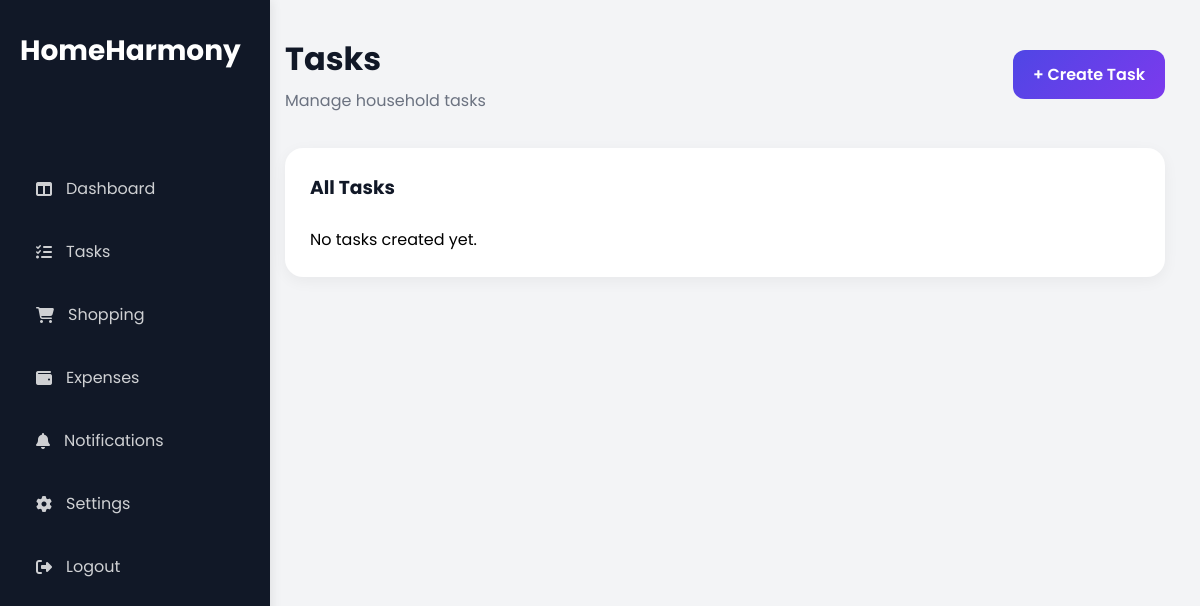
Page /tasks (signed in) on the earlier database version.
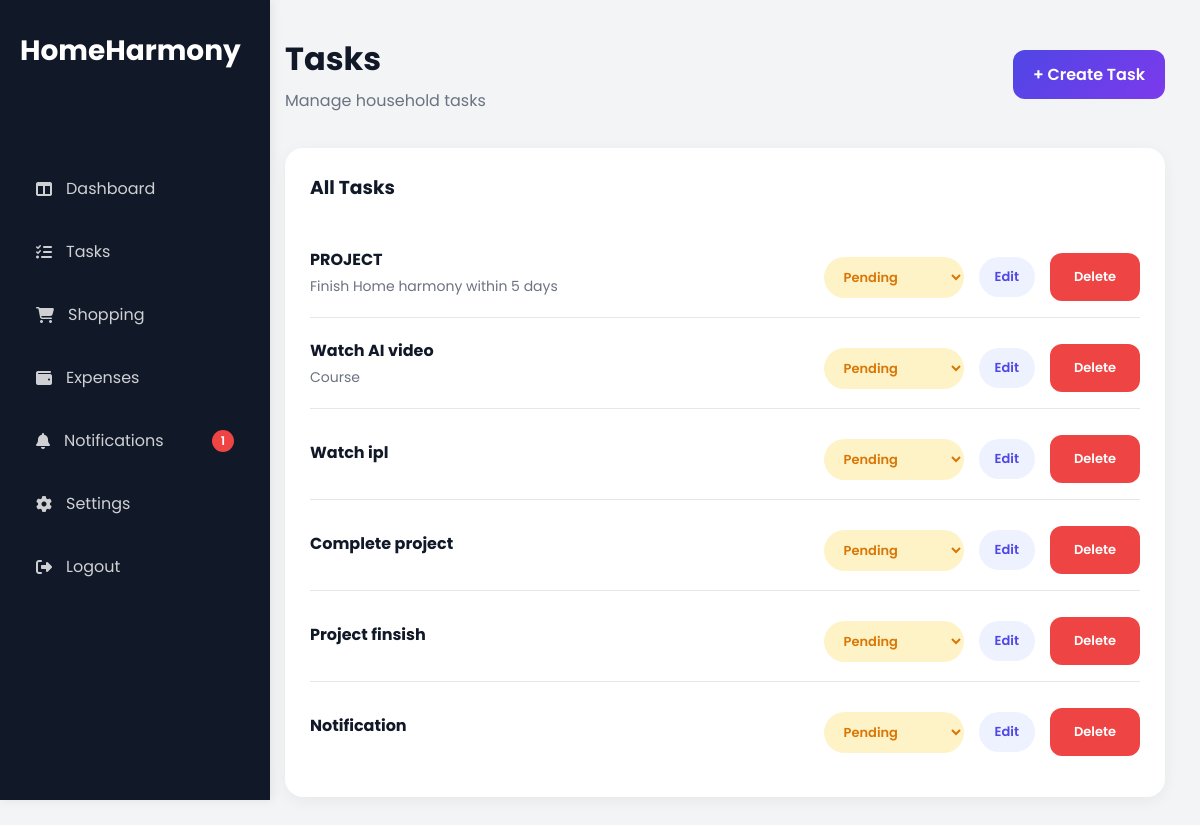
Same page on the later database version.
### app/models/task_model.py (models this page shows)
class Task(db.Model):
    __tablename__ = "tasks"
    id = db.Column(
        db.Integer,
        primary_key=True
    )
    title = db.Column(
        db.String(200),
        nullable=False
    )
    description = db.Column(
        db.Text
    )
    status = db.Column(
        db.String(30),
        default="Pending"
    )
    household_id = db.Column(
        db.Integer,
        db.ForeignKey("households.id"),
        nullable=False
    )
    assigned_to = db.Column(
        db.Integer,
        db.ForeignKey("users.id"),
        nullable=False
    )
    created_at = db.Column(
        db.DateTime,
        server_default=db.func.now()
    )
    priority = db.Column(
    db.String(20),
    default="Medium"
)

### app/tasks/routes.py (the view)
@tasks_bp.route("/tasks")
@login_required
def task_list():
    tasks = Task.query.filter_by(
        household_id=current_user.household_id
    ).all()
    return render_template(
        "tasks/task_list.html",
        tasks=tasks
    )

### app/models/user_model.py (called while the page is built)
@login_manager.user_loader
def load_user(user_id):
    return User.query.get(int(user_id))

### app/templates/tasks/task_list.html (shortened to what this page needs)
{% extends "layout/base.html" %}
{% block content %}
<div class="topbar">
    <div>
        <h1>
            Tasks
        </h1>
        <p>
            Manage household tasks
        </p>
    </div>
    <a
        href="/create-task"
        class="btn-primary">
        + Create Task
    </a>
</div>
<div class="card">
    <div class="card-header">
        <h3>
            All Tasks
        </h3>
    </div>
    {% if tasks %}
         {% for task in tasks %}
<div class="task-item">
<div>
    <h4>
        {{ task.title }}
    </h4>
    <p>
        {{ task.description }}
    </p>
</div>
<div class="task-actions">
    <form
    action="{{ url_for('tasks.update_task_status', task_id=task.id) }}"
    method="POST">
        <select
        name="status"
        class="status-select
        {% if task.status == 'Pending' %}
            pending-status
        {% elif task.status == 'In Progress' %}
            progress-status
        {% else %}
            completed-status
        {% endif %}"
        onchange="this.form.submit()">
            <option
            value="Pending"
            {% if task.status == "Pending" %}
            selected
            {% endif %}>
                Pending
            </option>
        </select>
    </form>
    <a
href="{{ url_for('tasks.edit_task',
task_id=task.id) }}"
class="edit-btn">
Edit
</a>
    <a
    href="{{ url_for('tasks.delete_task', task_id=task.id) }}"
    class="delete-btn"
    onclick="return confirm('Are you sure you want to delete this task?')">
        Delete
    </a>
</div>
</div>
{% endfor %}
    {% else %}
        <p>
            No tasks created yet.
        </p>
    {% endif %}
</div>
{% endblock %}

### app/templates/layout/base.html (shortened to what this page needs)
<!DOCTYPE html>
<html lang="en">
<head>
    <link rel="stylesheet"
        href="{{ url_for('static', filename='css/dashboard.css') }}">
    <link rel="stylesheet" href="https://cdnjs.cloudflare.com/ajax/libs/font-awesome/6.5.1/css/all.min.css">
</head>
<body>
<div class="dashboard-container">
    <aside class="sidebar" id="sidebar">
        <div class="logo-section">
            <h2>
                HomeHarmony
            </h2>
        </div>
        <nav class="nav-links">
            <a href="/dashboard">
                <i class="fa-solid fa-table-columns"></i>
                <span>
                    Dashboard
                </span>
            </a>
            {% if current_user.household_id %}
                <a href="{{ url_for('tasks.task_list') }}">
                    <i class="fa-solid fa-list-check"></i>
                    <span>Tasks</span>
                </a>
                {% else %}
                <a href="#" class="disabled-menu">
                    <i class="fa-solid fa-list-check"></i>
                    <span>Tasks</span>
                </a>
            {% endif %}
            {% if current_user.household_id %}
                <a href="{{ url_for('shopping.shopping_list') }}">
                    <i class="fa-solid fa-cart-shopping"></i>
                    <span>Shopping</span>
                </a>
                {% else %}
                <a href="#" class="disabled-menu">
                    <i class="fa-solid fa-cart-shopping"></i>
                    <span>Shopping</span>
                </a>
            {% endif %}
            {% if current_user.household_id %}
                <a href="{{ url_for('expenses.expense_list') }}">
                    <i class="fa-solid fa-wallet"></i>
                    <span>Expenses</span>
                </a>
                {% else %}
                <a href="#" class="disabled-menu">
                    <i class="fa-solid fa-wallet"></i>
                    <span>Expenses</span>
                </a>
            {% endif %}
            <a href="{{ url_for('notifications.notification_list') }}" class="notification-link">
                    <i class="fa-solid fa-bell"></i>
                    <span>
                        Notifications
                    </span>
                    {% if unread_notifications > 0 %}
                    <span class="sidebar-badge">
                        {{ unread_notifications }}
                    </span>
                    {% endif %}
            </a>
            <a href="{{ url_for('settings.settings') }}">
                <i class="fa-solid fa-gear"></i>
                <span>
                    Settings
                </span>
            </a>
            <a href="#"
                onclick="openLogoutModal()">
                    <i class="fa-solid fa-right-from-bracket"></i>
                    <span>Logout</span>
            </a>
        </nav>
    </aside>
    <main class="main-content">
        {% block content %}
        {% endblock %}
    </main>
</div>
</body>
</html>

### app/static/css/dashboard.css (style rules this page uses)
* { margin: 0; padding: 0; box-sizing: border-box; font-family: "Poppins", sans-serif; }
body { background: #f3f4f6; }
.dashboard-container { display: flex; min-height: 100vh; }
.sidebar { width: 270px; height: 100vh; position: fixed; top: 0; left: 0; background: #111827; color: white; padding: 30px 20px; display: flex; flex-direction: column; justify-content: flex-start; overflow-y: auto; z-index: 9999; box-shadow: 2px 0 10px rgba(0,0,0,0.08); }
.logo-section h2 { font-size: 28px; margin-bottom: 40px; }
.nav-links { display: flex; flex-direction: column; margin-top:50px; gap: 10px; }
.nav-links a, .logout-section a { text-decoration: none; color: rgba(255,255,255,0.8); padding: 14px 16px; border-radius: 12px; display: flex; align-items: center; gap: 14px; transition: 0.3s; }
.main-content { flex: 1; padding: 35px; margin-left: 250px; width: calc(100% - 250px); }
.topbar { display: flex; justify-content: space-between; align-items: center; margin-bottom: 35px; }
.topbar h1 { font-size: 32px; color: #111827; }
.topbar p { color: #6b7280; margin-top: 5px; }
.card { background: white; border-radius: 18px; padding: 25px; box-shadow: 0 4px 15px rgba(0,0,0,0.05); }
.card-header { display: flex; justify-content: space-between; align-items: center; margin-bottom: 25px; }
.card-header h3 { color: #111827; }
.task-item, .expense-item { display: flex; justify-content: space-between; align-items: center; padding: 16px 0; border-bottom: 1px solid #e5e7eb; }
.task-item:last-child, .expense-item:last-child { border-bottom: none; }
.task-item h4, .expense-item h4 { color: #111827; margin-bottom: 4px; }
.task-item p, .expense-item p { color: #6b7280; font-size: 14px; }
.btn-primary { text-decoration:none; padding:12px 20px; border-radius:12px; color:white; font-weight:600; background: linear-gradient( 135deg, #4f46e5, #7c3aed ); }
.task-actions { display:flex; justify-content:flex-end; gap:15px; }
.status-select { border:none; border-radius:999px; padding:10px 18px; font-size:13px; font-weight:600; cursor:pointer; outline:none; min-width:140px; appearance:auto; }
.pending-status { background:#FEF3C7; color:#D97706; }
.task-actions { display:flex; align-items:center; gap:12px; }
.delete-btn { text-decoration:none; background:#fee2e2; color:#dc2626; padding:10px 16px; border-radius:999px; font-size:13px; font-weight:600; transition:.3s; }
.status-select { border:none; border-radius:999px; padding:10px 16px; font-size:13px; font-weight:600; cursor:pointer; min-width:140px; }
.edit-btn { text-decoration:none; background:#EEF2FF; color:#4F46E5; padding:10px 16px; border-radius:999px; font-size:13px; font-weight:600; }
.task-actions { display:flex; justify-content:flex-end; gap:15px; margin-top:10px; }
.delete-btn { text-decoration:none; background:#FEE2E2; color:#DC2626; padding:10px 16px; border-radius:999px; font-size:13px; font-weight:600; }
.notification-link { position:relative; }
.sidebar-badge { margin-left:auto; min-width:22px; height:22px; padding:0 6px; border-radius:999px; background:#ef4444; color:white; font-size:12px; font-weight:600; display:flex; justify-content:center; align-items:center; }
.delete-btn { background:#ef4444; color:white; text-decoration:none; padding:14px 24px; border-radius:12px; display:flex; align-items:center; justify-content:center; gap:10px; font-weight:600; }

Differences in the rows shown:
added Task: title "PROJECT", description "Finish Home harmony within 5 days", status "Pending"
added Task: title "Watch AI video", description "Course", status "Pending"
added Task: title "Watch ipl", status "Pending"
added Task: title "Complete project", status "Pending"
added Task: title "Project finsish", status "Pending"
added Task: title "Notification", status "Pending"
Other differences:
{{ unread_notifications }}: (not shown) → "1"
text no longer shown: "No tasks created yet."
